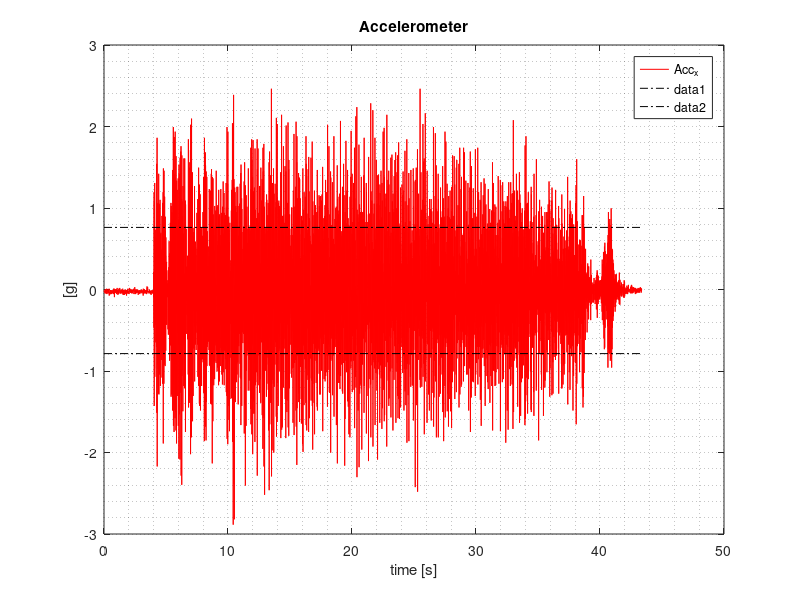
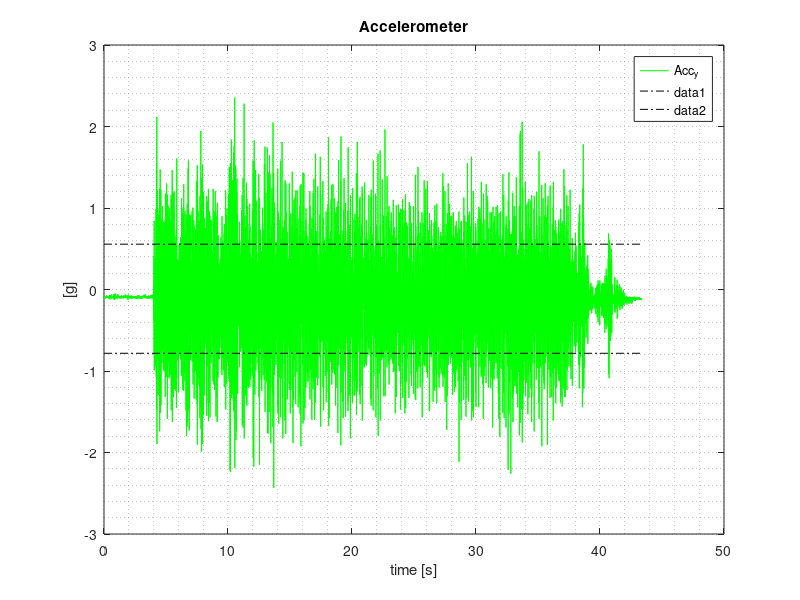
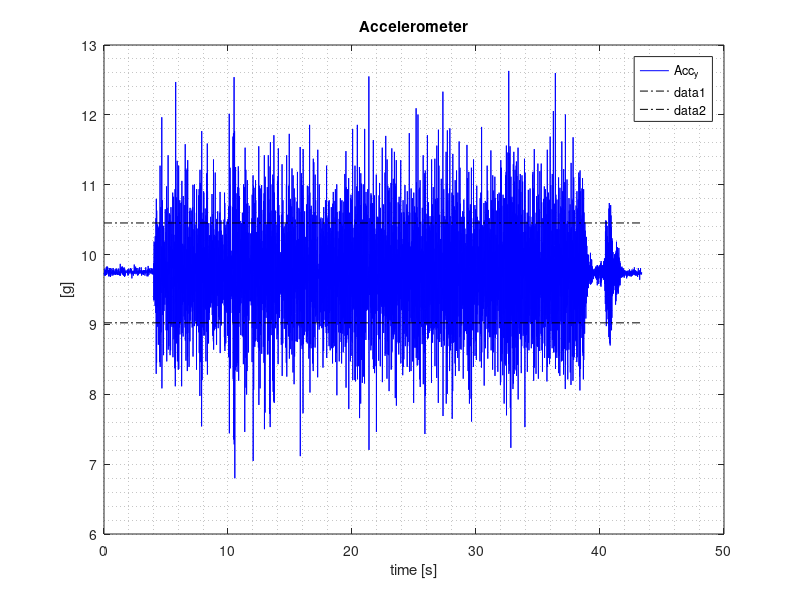
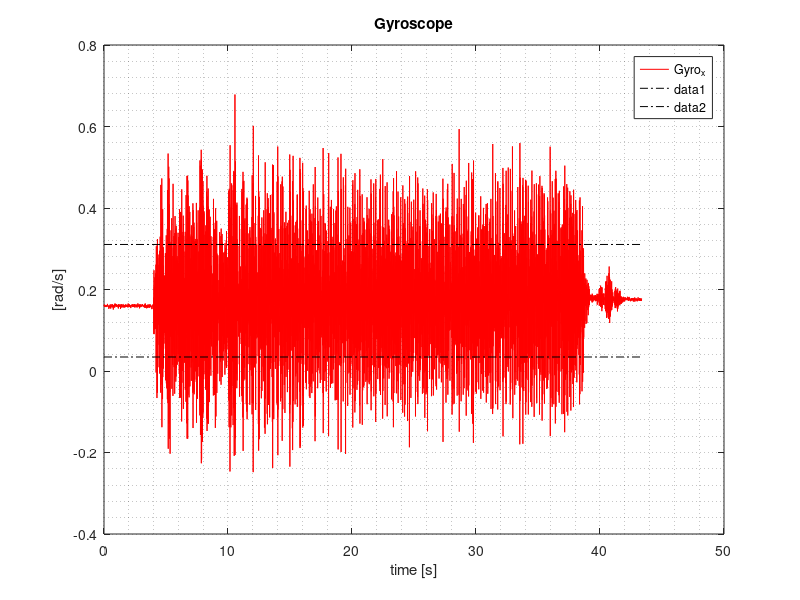

MATLAB code for these plots, in order:
%% Sigma Estimation        %
% Author: Mattia Giurato   %
% Last review: 2016/03/07  %
%%%%%%%%%%%%%%%%%%%%%%%%%%%%
clear all
close all 
clc

%% Data import
load('IMUoutput_sigma.mat')

Gyroscope = Gyroscope(2:length(Gyroscope)-1,:);
Accelerometer = Accelerometer(2:length(Accelerometer)-1,:);
Magnetometer = Magnetometer(2:length(Magnetometer)-1,:);

IMUtime = IMUtime(1:length(IMUtime)-2);

%% Sigma estimation
sigma_gyr = std(Gyroscope(:,:));
sigma_acc = std(Accelerometer(:,:));
sigma_mag = std(Magnetometer(:,:));

mean_gyr = mean(Gyroscope(:,:));
mean_acc = mean(Accelerometer(:,:));
mean_mag = mean(Magnetometer(:,:));

%% Output
disp('The estimated Gyroscope standard deviations are:')
disp(['X:', num2str(sigma_gyr(1))])
disp(['Y:', num2str(sigma_gyr(2))])
disp(['Z:', num2str(sigma_gyr(3))])

disp('The estimated Accelerometer standard deviations are:')
disp(['X:', num2str(sigma_acc(1))])
disp(['Y:', num2str(sigma_acc(2))])
disp(['Z:', num2str(sigma_acc(3))])

disp('The estimated Magnetometer standard deviations are:')
disp(['X:', num2str(sigma_mag(1))])
disp(['Y:', num2str(sigma_mag(2))])
disp(['Z:', num2str(sigma_mag(3))])

%% Plot
figure('name','Accelerometer_X')
plot(IMUtime, Accelerometer(:,1),'color','r')
grid minor
title('Accelerometer')
xlabel('time [s]')
ylabel('[g]')
legend('Acc_x')
hold on
y=mean_acc(1) + sigma_acc(1);
line('XData', [0 max(IMUtime)], 'YData',  [y y], 'LineStyle', '-.')
y=mean_acc(1) - sigma_acc(1);
line('XData', [0 max(IMUtime)], 'YData',  [y y], 'LineStyle', '-.')
hold off

figure('name','Accelerometer_Y')
plot(IMUtime, Accelerometer(:,2),'color','g')
grid minor
title('Accelerometer')
xlabel('time [s]')
ylabel('[g]')
legend('Acc_y')
hold on
y=mean_acc(2) + sigma_acc(2);
line('XData', [0 max(IMUtime)], 'YData',  [y y], 'LineStyle', '-.')
y=mean_acc(2) - sigma_acc(2);
line('XData', [0 max(IMUtime)], 'YData',  [y y], 'LineStyle', '-.')
hold off

figure('name','Accelerometer_Z')
plot(IMUtime, Accelerometer(:,3),'color','b')
grid minor
title('Accelerometer')
xlabel('time [s]')
ylabel('[g]')
legend('Acc_y')
hold on
y=mean_acc(3) + sigma_acc(3);
line('XData', [0 max(IMUtime)], 'YData',  [y y], 'LineStyle', '-.')
y=mean_acc(3) - sigma_acc(3);
line('XData', [0 max(IMUtime)], 'YData',  [y y], 'LineStyle', '-.')
hold off

figure('name','Gyroscope_X')
plot(IMUtime, Gyroscope(:,1),'color','r')
grid minor
title('Gyroscope')
xlabel('time [s]')
ylabel('[rad/s]')
legend('Gyro_x')
hold on
y=mean_gyr(1) + sigma_gyr(1);
line('XData', [0 max(IMUtime)], 'YData',  [y y], 'LineStyle', '-.')
y=mean_gyr(1) - sigma_gyr(1);
line('XData', [0 max(IMUtime)], 'YData',  [y y], 'LineStyle', '-.')
hold off

figure('name','Gyroscope_Y')
plot(IMUtime, Gyroscope(:,2),'color','g')
grid minor
title('Gyroscope')
xlabel('time [s]')
ylabel('[rad/s]')
legend('Gyro_y')
hold on
y=mean_gyr(2) + sigma_gyr(2);
line('XData', [0 max(IMUtime)], 'YData',  [y y], 'LineStyle', '-.')
y=mean_gyr(2) - sigma_gyr(2);
line('XData', [0 max(IMUtime)], 'YData',  [y y], 'LineStyle', '-.')
hold off

figure('name','Gyroscope_Z')
plot(IMUtime, Gyroscope(:,3),'color','b')
grid minor
title('Gyroscope')
xlabel('time [s]')
ylabel('[rad/s]')
legend('Gyro_z')
hold on
y=mean_gyr(3) + sigma_gyr(3);
line('XData', [0 max(IMUtime)], 'YData',  [y y], 'LineStyle', '-.')
y=mean_gyr(3) - sigma_gyr(3);
line('XData', [0 max(IMUtime)], 'YData',  [y y], 'LineStyle', '-.')
hold off

figure('name','Magnetometer_X')
plot(IMUtime, Magnetometer(:,1),'color','r')
grid minor
title('Magnetometer')
xlabel('time [s]')
ylabel('[1]')
legend('Mag_x')
hold on
y=mean_mag(1) + sigma_mag(1);
line('XData', [0 max(IMUtime)], 'YData',  [y y], 'LineStyle', '-.')
y=mean_mag(1) - sigma_mag(1);
line('XData', [0 max(IMUtime)], 'YData',  [y y], 'LineStyle', '-.')
hold off

figure('name','Magnetometer_Y')
plot(IMUtime, Magnetometer(:,2),'color','g')
grid minor
title('Magnetometer')
xlabel('time [s]')
ylabel('[1]')
legend('Mag_y')
hold on
y=mean_mag(2) + sigma_mag(2);
line('XData', [0 max(IMUtime)], 'YData',  [y y], 'LineStyle', '-.')
y=mean_mag(2) - sigma_mag(2);
line('XData', [0 max(IMUtime)], 'YData',  [y y], 'LineStyle', '-.')
hold off

figure('name','Magnetometer_Z')
plot(IMUtime, Magnetometer(:,3),'color','b')
grid minor
title('Magnetometer')
xlabel('time [s]')
ylabel('[1]')
legend('Mag_z')
hold on
y=mean_mag(3) + sigma_mag(3);
line('XData', [0 max(IMUtime)], 'YData',  [y y], 'LineStyle', '-.')
y=mean_mag(3) - sigma_mag(3);
line('XData', [0 max(IMUtime)], 'YData',  [y y], 'LineStyle', '-.')
hold off

%% END OF CODE